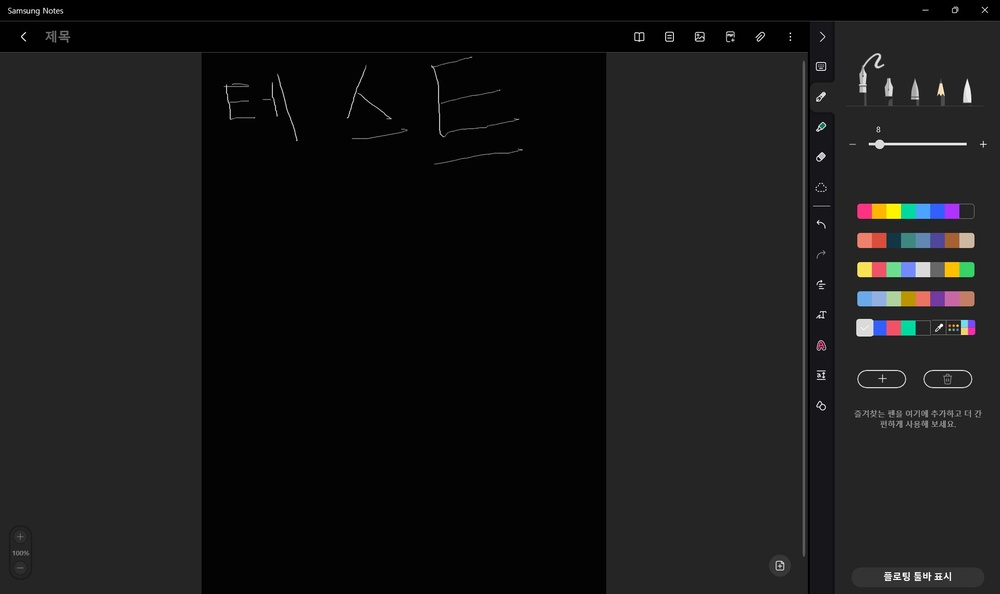
#> input picture data/input/sample_image.jpg, 1000 x 594 px, shrunk from 1920 x 1140 before the run
$ python -i preprocess.py   (imports and definitions only)
#> lines starting #> are read from the running program, lines starting #| are printed output that depends on the picture; after the words box and inside, x2 and y2 are one past the last pixel; in counts of white or black regions, pixels touching at a corner belong together
import cv2
import numpy as np

def preprocess_image(image_path):
    """
    이미지를 전처리하여 OCR에 적합한 상태로 변환
    Args:
        image_path (str): 입력 이미지 경로
    Returns:
        processed_image: 전처리된 이미지
    """
#> called with image_path = '../../data/input/sample_image.jpg'
    # 이미지 읽기 (그레이스케일)
    image = cv2.imread(image_path, cv2.IMREAD_GRAYSCALE)
#> image: shape (594, 1000); min 0, max 255, mean 24
    if image is None:
        raise FileNotFoundError(f"이미지를 찾을 수 없습니다: {image_path}")

    # 노이즈 제거
    denoised = cv2.fastNlMeansDenoising(image, h=30)

    # 이진화 처리 (Thresholding)
    _, binary_image = cv2.threshold(denoised, 128, 255, cv2.THRESH_BINARY | cv2.THRESH_OTSU)
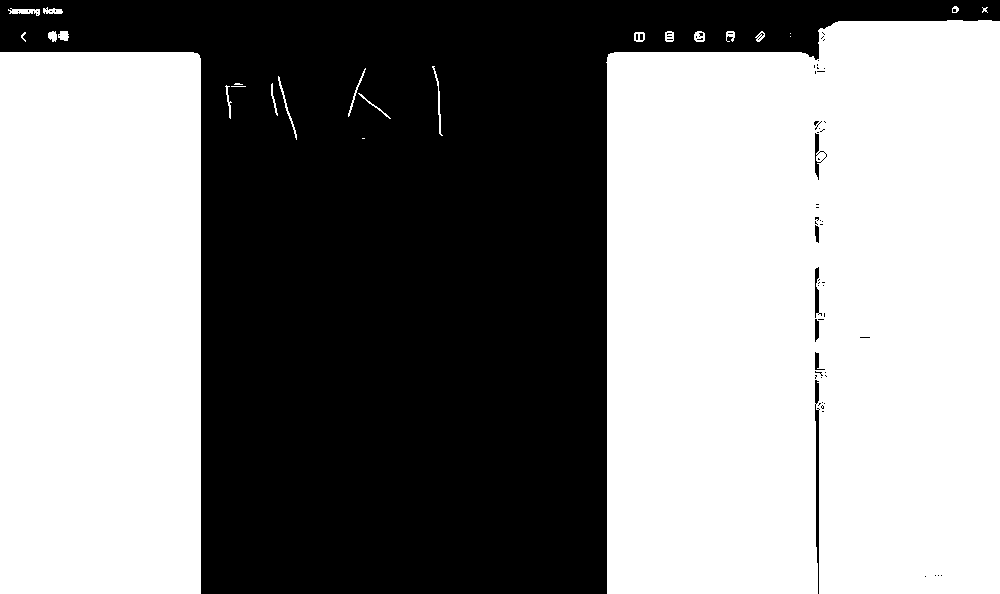
#> binary_image: shape (594, 1000); 55.1% white; 70 black regions (63 under 20 px), largest, box (x1, y1, x2, y2) and area: (0, 0, 1000, 594) 265074, (815, 380, 820, 594) 581, (815, 267, 822, 318) 165

    # 가장자리 검출 (선택 사항)
    edges = cv2.Canny(binary_image, 50, 150)
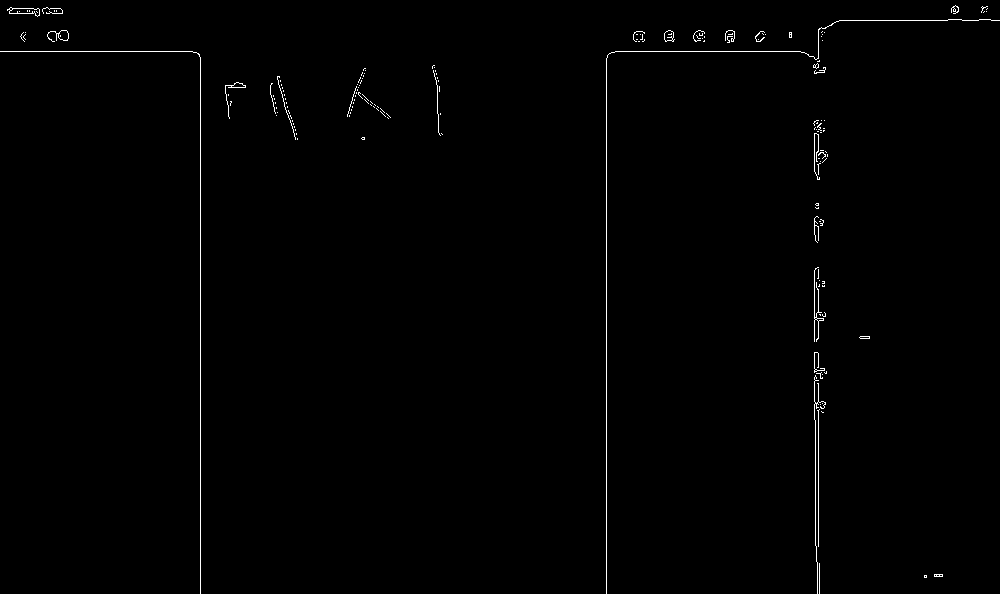
#> edges: shape (594, 1000); 0.63% white in thin lines or dots

    return binary_image

>>> result = preprocess_image('../../data/input/sample_image.jpg')
